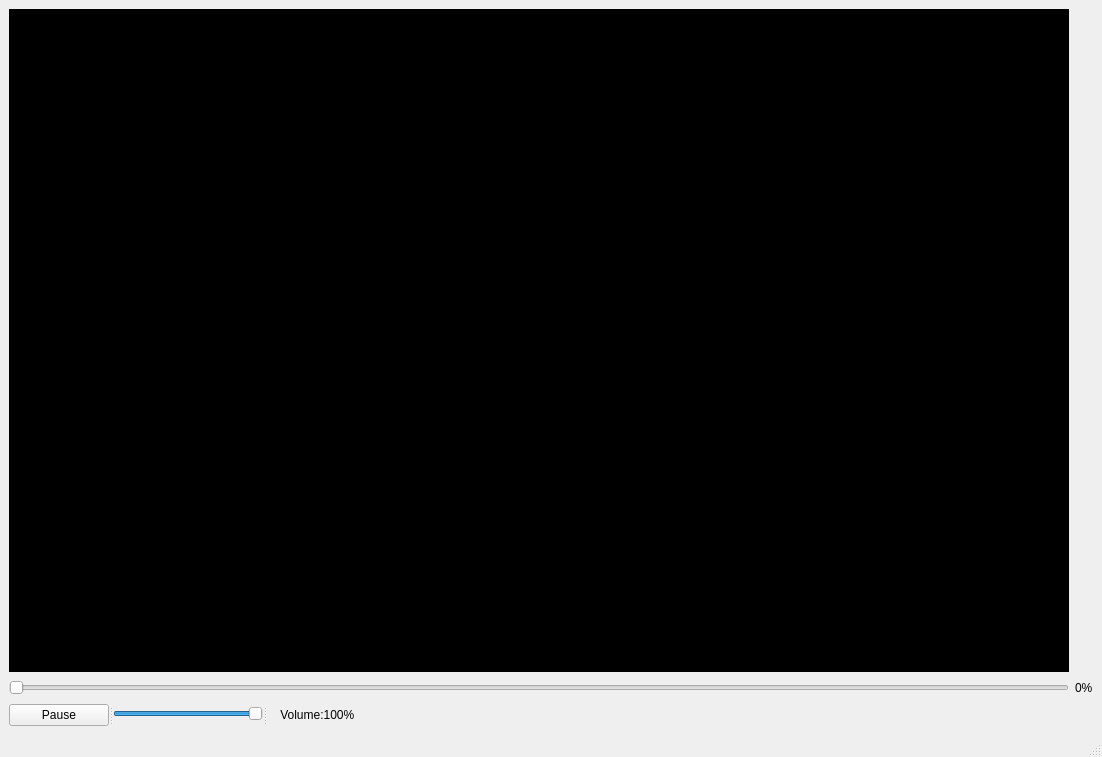
<?xml version="1.0" encoding="UTF-8"?>
<ui version="4.0">
 <class>MainWindow</class>
 <widget class="QMainWindow" name="MainWindow">
  <property name="geometry">
   <rect>
    <x>0</x>
    <y>0</y>
    <width>1102</width>
    <height>757</height>
   </rect>
  </property>
  <property name="windowTitle">
   <string>iKun Player</string>
  </property>
  <property name="styleSheet">
   <string notr="true">font:HYWenHei-85W;</string>
  </property>
  <widget class="QWidget" name="centralwidget">
   <layout class="QGridLayout" name="gridLayout">
    <item row="1" column="0">
     <widget class="VideoSlider" name="sld_video">
      <property name="minimumSize">
       <size>
        <width>410</width>
        <height>0</height>
       </size>
      </property>
      <property name="maximumSize">
       <size>
        <width>16777215</width>
        <height>20</height>
       </size>
      </property>
      <property name="maximum">
       <number>100</number>
      </property>
      <property name="orientation">
       <enum>Qt::Horizontal</enum>
      </property>
     </widget>
    </item>
    <item row="0" column="0">
     <widget class="VideoWidget" name="wgt_video" native="true">
      <property name="minimumSize">
       <size>
        <width>410</width>
        <height>200</height>
       </size>
      </property>
      <property name="maximumSize">
       <size>
        <width>16777215</width>
        <height>16777215</height>
       </size>
      </property>
      <property name="palette">
       <palette>
        <active>
         <colorrole role="Base">
          <brush brushstyle="SolidPattern">
           <color alpha="255">
            <red>255</red>
            <green>255</green>
            <blue>255</blue>
           </color>
          </brush>
         </colorrole>
         <colorrole role="Window">
          <brush brushstyle="SolidPattern">
           <color alpha="255">
            <red>0</red>
            <green>0</green>
            <blue>0</blue>
           </color>
          </brush>
         </colorrole>
        </active>
        <inactive>
         <colorrole role="Base">
          <brush brushstyle="SolidPattern">
           <color alpha="255">
            <red>255</red>
            <green>255</green>
            <blue>255</blue>
           </color>
          </brush>
         </colorrole>
         <colorrole role="Window">
          <brush brushstyle="SolidPattern">
           <color alpha="255">
            <red>0</red>
            <green>0</green>
            <blue>0</blue>
           </color>
          </brush>
         </colorrole>
        </inactive>
        <disabled>
         <colorrole role="Base">
          <brush brushstyle="SolidPattern">
           <color alpha="255">
            <red>0</red>
            <green>0</green>
            <blue>0</blue>
           </color>
          </brush>
         </colorrole>
         <colorrole role="Window">
          <brush brushstyle="SolidPattern">
           <color alpha="255">
            <red>0</red>
            <green>0</green>
            <blue>0</blue>
           </color>
          </brush>
         </colorrole>
        </disabled>
       </palette>
      </property>
      <property name="autoFillBackground">
       <bool>true</bool>
      </property>
     </widget>
    </item>
    <item row="3" column="0">
     <widget class="QSplitter" name="splitter">
      <property name="orientation">
       <enum>Qt::Horizontal</enum>
      </property>
      <widget class="QPushButton" name="btn_play">
       <property name="maximumSize">
        <size>
         <width>100</width>
         <height>25</height>
        </size>
       </property>
       <property name="styleSheet">
        <string notr="true">font: 8pt &quot;HYWenHei-85W&quot;;</string>
       </property>
       <property name="text">
        <string>Pause</string>
       </property>
      </widget>
      <widget class="QSlider" name="sld_audio">
       <property name="minimumSize">
        <size>
         <width>100</width>
         <height>0</height>
        </size>
       </property>
       <property name="maximumSize">
        <size>
         <width>150</width>
         <height>20</height>
        </size>
       </property>
       <property name="value">
        <number>99</number>
       </property>
       <property name="orientation">
        <enum>Qt::Horizontal</enum>
       </property>
      </widget>
      <widget class="QLabel" name="lab_audio">
       <property name="styleSheet">
        <string notr="true">font: 14pt &quot;HYWenHei-85W&quot;;</string>
       </property>
       <property name="text">
        <string>    Volume:100%</string>
       </property>
      </widget>
     </widget>
    </item>
    <item row="1" column="1">
     <widget class="QLabel" name="lab_video">
      <property name="maximumSize">
       <size>
        <width>16777215</width>
        <height>50</height>
       </size>
      </property>
      <property name="text">
       <string>0%</string>
      </property>
     </widget>
    </item>
   </layout>
  </widget>
  <widget class="QStatusBar" name="statusbar"/>
 </widget>
 <customwidgets>
  <customwidget>
   <class>VideoWidget</class>
   <extends>QWidget</extends>
   <header>VideoWidget.h</header>
   <container>1</container>
  </customwidget>
  <customwidget>
   <class>VideoSlider</class>
   <extends>QSlider</extends>
   <header>videoslider.h</header>
  </customwidget>
 </customwidgets>
 <resources/>
 <connections/>
</ui>
